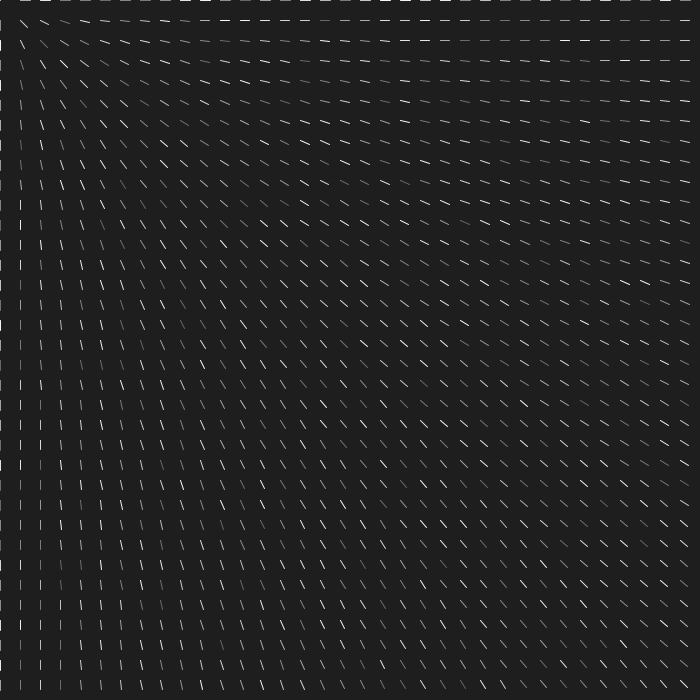
Frame 1 (no input)
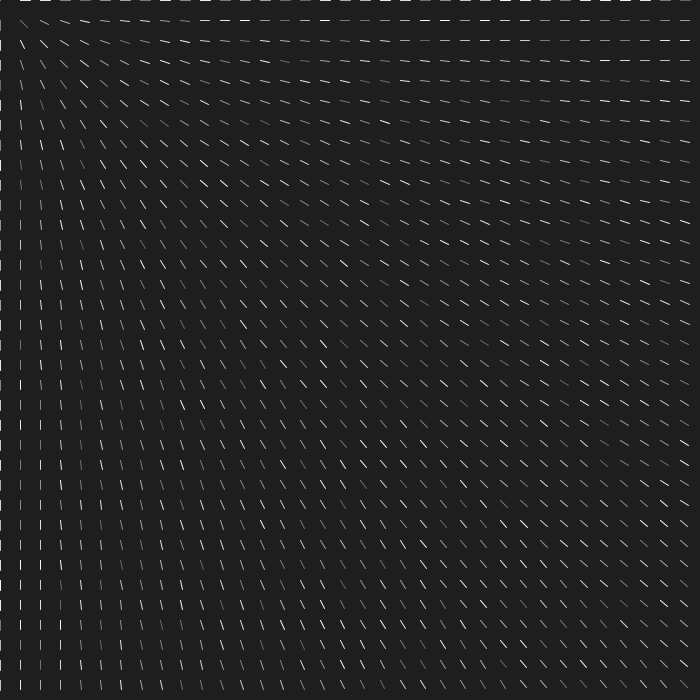
Frame 60 (the mouse pressed at the canvas centre just before this capture)
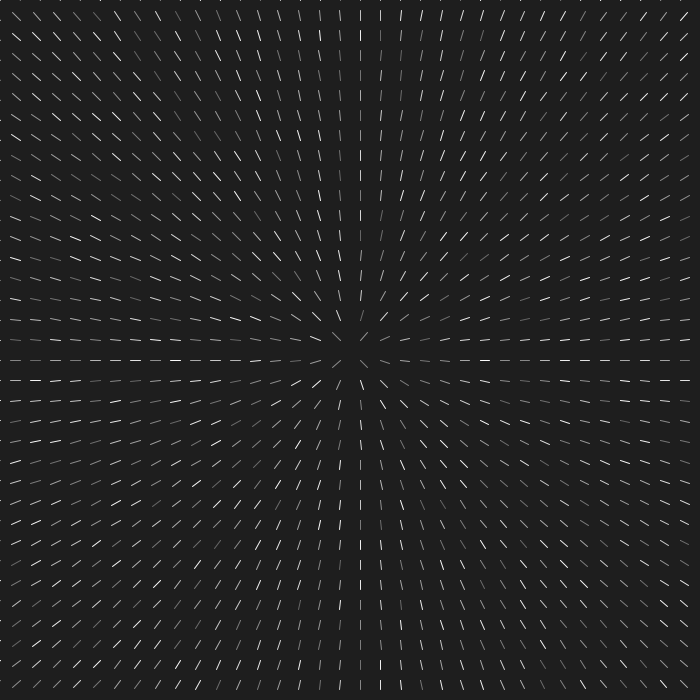
Frame 120 (the mouse held since frame 60 and released just before this capture)

The Processing sketch that drew these frames (run headless with seeded random() and noise(); from frame 60 on, the mouse is pressed at the canvas centre):

// Processing sketch: processing_142369
// ── processing_142369.pde


float spacing;
float columns;
float rows;
PVector mousePos;

void setup() {
  size(700,700);
  spacing = 20;
  columns = int(width/spacing);
  rows = int(height/spacing);
}

void draw() {
  background(30);
  mousePos = new PVector(mouseX,mouseY);
  stroke(200);
  for(int i = 0; i < columns; i++){
    for(int j = 0; j < rows; j++){
      //point(i*spacing,j*spacing);
      Ticks(i*spacing, j*spacing);
      //rect(i*spacing,j*spacing,spacing,spacing);
    }
  }
}


void Ticks(float x, float y) {
  PVector pos = new PVector(x,y);
  point(pos.x,pos.y);
  //float mouseMag =
  stroke(random(100,255));
  //PVector lineDir = new PVector(mousePos.x-pos.x, mousePos.y-pos.y);
  PVector lineTarget = new PVector(mouseX, mouseY);
  lineTarget.sub(pos);
  lineTarget.mult(-1);
  
  pushMatrix();
  translate(pos.x,pos.y);
  lineTarget.normalize();
  lineTarget.mult(10);
  line(0,0, lineTarget.x,lineTarget.y);
  popMatrix();
}
